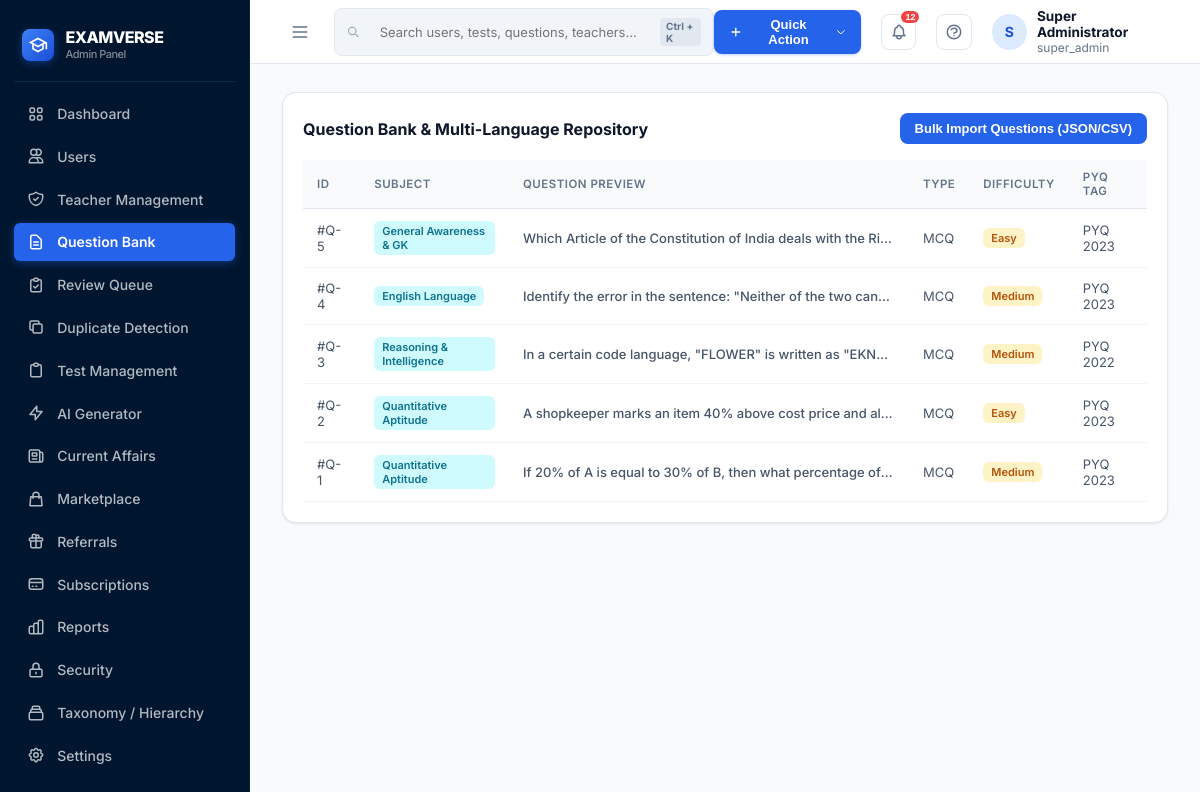
/admin/index.php?page=questions (signed in), run on the app's committed database.
### tables this page shows
CREATE TABLE IF NOT EXISTS `questions` (
    `id` INT AUTO_INCREMENT PRIMARY KEY,
    `subject_id` INT NOT NULL,
    `chapter_id` INT NULL,
    `topic_id` INT NULL,
    `question_type` ENUM('MCQ', 'NUMERICAL') DEFAULT 'MCQ',
    `difficulty` ENUM('easy', 'medium', 'hard') DEFAULT 'medium',
    `pyq_year` INT NULL,
    `pyq_shift` VARCHAR(50) NULL,
    `status` ENUM('draft', 'review', 'published') DEFAULT 'published',
    `created_at` TIMESTAMP DEFAULT CURRENT_TIMESTAMP,
    FOREIGN KEY (`subject_id`) REFERENCES `subjects`(`id`) ON DELETE CASCADE,
    FOREIGN KEY (`chapter_id`) REFERENCES `chapters`(`id`) ON DELETE SET NULL,
    FOREIGN KEY (`topic_id`) REFERENCES `topics`(`id`) ON DELETE SET NULL
);

CREATE TABLE IF NOT EXISTS `subjects` (
    `id` INT AUTO_INCREMENT PRIMARY KEY,
    `name` VARCHAR(100) NOT NULL,
    `code` VARCHAR(50) UNIQUE,
    `created_at` TIMESTAMP DEFAULT CURRENT_TIMESTAMP
);

CREATE TABLE IF NOT EXISTS `question_translations` (
    `id` INT AUTO_INCREMENT PRIMARY KEY,
    `question_id` INT NOT NULL,
    `language` VARCHAR(10) NOT NULL DEFAULT 'en',
    `question_text` LONGTEXT NOT NULL,
    `solution_text` LONGTEXT,
    `shortcut_text` LONGTEXT,
    FOREIGN KEY (`question_id`) REFERENCES `questions`(`id`) ON DELETE CASCADE,
    UNIQUE KEY `q_lang` (`question_id`, `language`)
);

### admin/pages/questions.php (the view, shortened to what this page needs)
<?php
$db = Database::getConnection();
$questions = $db->query("
    SELECT q.id, q.question_type, q.difficulty, q.pyq_year, s.name as subject_name, qt.question_text
    FROM questions q
    JOIN subjects s ON q.subject_id = s.id
    LEFT JOIN question_translations qt ON q.id = qt.question_id AND qt.language = 'en'
    ORDER BY q.id DESC
")->fetchAll();
?>
<div class="table-card">
    <div class="table-header">
        <div class="table-title">Question Bank & Multi-Language Repository</div>
        <button class="btn btn-primary" onclick="document.getElementById('import-modal').style.display='block'">Bulk Import Questions (JSON/CSV)</button>
    </div>
    <table>
        <thead>
            <tr>
                <th>ID</th>
                <th>Subject</th>
                <th>Question Preview</th>
                <th>Type</th>
                <th>Difficulty</th>
                <th>PYQ Tag</th>
            </tr>
        </thead>
        <tbody>
            <?php foreach ($questions as $q): ?>
                <tr>
                    <td>#Q-<?php echo $q['id']; ?></td>
                    <td><span class="badge badge-info"><?php echo htmlspecialchars($q['subject_name']); ?></span></td>
                    <td style="max-width:400px; white-space:nowrap; overflow:hidden; text-overflow:ellipsis; font-weight:500;">
                        <?php echo htmlspecialchars($q['question_text'] ?? 'No text'); ?>
                    </td>
                    <td><?php echo $q['question_type']; ?></td>
                    <td><span class="badge badge-warning"><?php echo ucfirst($q['difficulty']); ?></span></td>
                    <td><?php echo $q['pyq_year'] ? 'PYQ '.$q['pyq_year'] : 'Mock'; ?></td>
                </tr>
            <?php endforeach; ?>
        </tbody>
    </table>
</div>

### admin/index.php (shortened to what this page needs)
<?php
$currentAdmin = $_SESSION['admin_user'] ?? [
    'username' => 'admin',
    'full_name' => 'Super Administrator',
    'email' => 'admin@examverse.com',
    'role' => 'super_admin'
];
$page = isset($_GET['page']) ? trim($_GET['page']) : 'dashboard';
?>
<!DOCTYPE html>
<html lang="en">
<head>
    <link rel="stylesheet" href="assets/style.css?v=<?php echo time(); ?>">
</head>
<body>
    <?php include __DIR__ . '/includes/sidebar.php'; ?>
    <div class="main-wrapper">
        <?php include __DIR__ . '/includes/header.php'; ?>
        <main class="content-body">
            <?php
            $filePath = __DIR__ . "/pages/{$page}.php";
            if (file_exists($filePath)) {
                include $filePath;
            } else {
                echo "<div class='table-card'>Page not found.</div>";
            }
            ?>
        </main>
    </div>
</body>
</html>

### admin/includes/sidebar.php (shortened to what this page needs)
<?php
$currentPage = isset($page) ? $page : 'dashboard';
?>
<aside class="sidebar" id="sidebar">
    <div class="brand">
        <div class="brand-icon">
            <svg fill="currentColor" viewBox="0 0 24 24" style="width:20px;height:20px;"><path d="M12 3L1 9l4 2.18v6L12 21l7-3.82v-6l2-1.09V17h2V9L12 3zm6.82 6L12 12.72 5.18 9 12 5.28 18.82 9zM17 15.99l-5 2.73-5-2.73v-3.72L12 15l5-2.73v3.72z"/></svg>
        </div>
        <div>
            <div style="font-weight:800;font-size:16px;line-height:1.2;">EXAMVERSE</div>
            <div style="font-size:11px;color:rgba(255,255,255,0.5);font-weight:500;">Admin Panel</div>
        </div>
    </div>
    <ul class="nav-menu">
        <li>
            <a href="index.php?page=dashboard" class="nav-link <?php echo $currentPage==='dashboard'?'active':'';?>">
                Dashboard
            </a>
        </li>
        <li>
            <a href="index.php?page=users" class="nav-link <?php echo $currentPage==='users'?'active':'';?>">
                <svg fill="none" stroke="currentColor" viewBox="0 0 24 24"><path stroke-linecap="round" stroke-linejoin="round" stroke-width="2" d="M12 4.354a4 4 0 110 5.292M15 21H3v-1a6 6 0 0112 0v1zm0 0h6v-1a6 6 0 00-9-5.197M13 7a4 4 0 11-8 0 4 4 0 018 0z"/></svg>
                Users
            </a>
        </li>
        <li>
            <a href="index.php?page=teacher_applications" class="nav-link <?php echo $currentPage==='teacher_applications'?'active':'';?>">
                Teacher Management
            </a>
        </li>
        <li>
            <a href="index.php?page=questions" class="nav-link <?php echo in_array($currentPage, ['questions','question_bank'])?'active':'';?>">
                <svg fill="none" stroke="currentColor" viewBox="0 0 24 24"><path stroke-linecap="round" stroke-linejoin="round" stroke-width="2" d="M9 12h6m-6 4h6m2 5H7a2 2 0 01-2-2V5a2 2 0 012-2h5.586a1 1 0 01.707.293l5.414 5.414a1 1 0 01.293.707V19a2 2 0 01-2 2z"/></svg>
                Question Bank
            </a>
        </li>
        <li>
            <a href="index.php?page=question_review" class="nav-link <?php echo $currentPage==='question_review'?'active':'';?>">
                <svg fill="none" stroke="currentColor" viewBox="0 0 24 24"><path stroke-linecap="round" stroke-linejoin="round" stroke-width="2" d="M9 5H7a2 2 0 00-2 2v12a2 2 0 002 2h10a2 2 0 002-2V7a2 2 0 00-2-2h-2M9 5a2 2 0 002 2h2a2 2 0 002-2M9 5a2 2 0 012-2h2a2 2 0 012 2m-6 9l2 2 4-4"/></svg>
                Review Queue
            </a>
        </li>
        <li>
            <a href="index.php?page=question_duplicates" class="nav-link <?php echo $currentPage==='question_duplicates'?'active':'';?>">
                <svg fill="none" stroke="currentColor" viewBox="0 0 24 24"><path stroke-linecap="round" stroke-linejoin="round" stroke-width="2" d="M8 16H6a2 2 0 01-2-2V6a2 2 0 012-2h8a2 2 0 012 2v2m-6 12h8a2 2 0 002-2v-8a2 2 0 00-2-2h-8a2 2 0 00-2 2v8a2 2 0 002 2z"/></svg>
                Duplicate Detection
            </a>
        </li>
        <li>
            <a href="index.php?page=tests" class="nav-link <?php echo $currentPage==='tests'?'active':'';?>">
                <svg fill="none" stroke="currentColor" viewBox="0 0 24 24"><path stroke-linecap="round" stroke-linejoin="round" stroke-width="2" d="M9 5H7a2 2 0 00-2 2v12a2 2 0 002 2h10a2 2 0 002-2V7a2 2 0 00-2-2h-2M9 5a2 2 0 002 2h2a2 2 0 002-2M9 5a2 2 0 012-2h2a2 2 0 012 2"/></svg>
                Test Management
            </a>
        </li>
        <li>
            <a href="index.php?page=ai_generator" class="nav-link <?php echo $currentPage==='ai_generator'?'active':'';?>">
                <svg fill="none" stroke="currentColor" viewBox="0 0 24 24"><path stroke-linecap="round" stroke-linejoin="round" stroke-width="2" d="M13 10V3L4 14h7v7l9-11h-7z"/></svg>
                AI Generator
            </a>
        </li>
        <li>
            <a href="index.php?page=cms" class="nav-link <?php echo $currentPage==='cms'?'active':'';?>">
                <svg fill="none" stroke="currentColor" viewBox="0 0 24 24"><path stroke-linecap="round" stroke-linejoin="round" stroke-width="2" d="M19 20H5a2 2 0 01-2-2V6a2 2 0 012-2h10a2 2 0 012 2v1m2 13a2 2 0 01-2-2V7m2 13a2 2 0 002-2V9a2 2 0 00-2-2h-2m-4-3H9M7 16h6M7 8h6v4H7V8z"/></svg>
                Current Affairs
            </a>
        </li>
        <li>
            <a href="index.php?page=marketplace" class="nav-link <?php echo $currentPage==='marketplace'?'active':'';?>">
                <svg fill="none" stroke="currentColor" viewBox="0 0 24 24"><path stroke-linecap="round" stroke-linejoin="round" stroke-width="2" d="M16 11V7a4 4 0 00-8 0v4M5 9h14l1 12H4L5 9z"/></svg>
                Marketplace
            </a>
        </li>
        <li>
            <a href="index.php?page=referrals" class="nav-link <?php echo $currentPage==='referrals'?'active':'';?>">
                <svg fill="none" stroke="currentColor" viewBox="0 0 24 24"><path stroke-linecap="round" stroke-linejoin="round" stroke-width="2" d="M12 8v13m0-13V6a2 2 0 112 2h-2zm0 0V5.5A2.5 2.5 0 109.5 8H12zm-7 4h14M5 12a2 2 0 110-4h14a2 2 0 110 4M5 12v7a2 2 0 002 2h10a2 2 0 002-2v-7"/></svg>
                Referrals
            </a>
        </li>
        <li>
            <a href="index.php?page=subscriptions" class="nav-link <?php echo $currentPage==='subscriptions'?'active':'';?>">
                <svg fill="none" stroke="currentColor" viewBox="0 0 24 24"><path stroke-linecap="round" stroke-linejoin="round" stroke-width="2" d="M3 10h18M7 15h1m4 0h1m-7 4h12a3 3 0 003-3V8a3 3 0 00-3-3H6a3 3 0 00-3 3v8a3 3 0 003 3z"/></svg>
                Subscriptions
            </a>
        </li>
        <li>
            <a href="index.php?page=audits" class="nav-link <?php echo $currentPage==='audits'?'active':'';?>">
                Reports
            </a>
        </li>
        <li>
            <a href="index.php?page=audits" class="nav-link">
                <svg fill="none" stroke="currentColor" viewBox="0 0 24 24"><path stroke-linecap="round" stroke-linejoin="round" stroke-width="2" d="M12 15v2m-6 4h12a2 2 0 002-2v-6a2 2 0 00-2-2H6a2 2 0 00-2 2v6a2 2 0 002 2zm10-10V7a4 4 0 00-8 0v4h8z"/></svg>
                Security
            </a>
        </li>
        <li>
            <a href="index.php?page=taxonomy" class="nav-link <?php echo $currentPage==='taxonomy'?'active':'';?>">
                <svg fill="none" stroke="currentColor" viewBox="0 0 24 24"><path stroke-linecap="round" stroke-linejoin="round" stroke-width="2" d="M19 11H5m14 0a2 2 0 012 2v6a2 2 0 01-2 2H5a2 2 0 01-2-2v-6a2 2 0 012-2m14 0V9a2 2 0 00-2-2M5 11V9a2 2 0 012-2m0 0V5a2 2 0 012-2h6a2 2 0 012 2v2M7 7h10"/></svg>
                Taxonomy / Hierarchy
            </a>
        </li>
        <li>
            <a href="index.php?page=settings" class="nav-link <?php echo $currentPage==='settings'?'active':'';?>">
                Settings
            </a>
        </li>
    </ul>
</aside>

### admin/includes/header.php (shortened to what this page needs)
<?php
$adminUser = isset($currentAdmin) ? $currentAdmin : ($_SESSION['admin_user'] ?? [
    'full_name' => 'Admin User',
    'email' => 'admin@examverse.com',
    'role' => 'Super Admin'
]);
$initial = strtoupper(substr($adminUser['full_name'] ?? 'A', 0, 1));
?>
<header class="top-bar">
    <div style="display:flex; align-items:center; gap:16px;">
        <button class="icon-button" id="toggle-sidebar-btn" style="border:none;">
            <svg fill="none" stroke="currentColor" viewBox="0 0 24 24" style="width:20px;height:20px;"><path stroke-linecap="round" stroke-linejoin="round" stroke-width="2" d="M4 6h16M4 12h16M4 18h16"/></svg>
        </button>
        <div class="search-box">
            <svg fill="none" stroke="currentColor" viewBox="0 0 24 24" style="width:16px;height:16px;color:#94a3b8;"><path stroke-linecap="round" stroke-linejoin="round" stroke-width="2" d="M21 21l-6-6m2-5a7 7 0 11-14 0 7 7 0 0114 0z"/></svg>
            <input type="text" placeholder="Search users, tests, questions, teachers...">
            <span class="search-shortcut">Ctrl + K</span>
        </div>
    </div>
    <div class="header-actions">
        <button class="btn-quick-action" onclick="alert('Quick Actions: Create Test, Add Question, Grant Pro, Review KYC');">
            <svg fill="none" stroke="currentColor" viewBox="0 0 24 24" style="width:16px;height:16px;"><path stroke-linecap="round" stroke-linejoin="round" stroke-width="2" d="M12 6v6m0 0v6m0-6h6m-6 0H6"/></svg>
            Quick Action
            <svg fill="none" stroke="currentColor" viewBox="0 0 24 24" style="width:12px;height:12px;margin-left:2px;"><path stroke-linecap="round" stroke-linejoin="round" stroke-width="2" d="M19 9l-7 7-7-7"/></svg>
        </button>
        <button class="icon-button" title="Notifications">
            <span class="icon-badge">12</span>
        </button>
        <button class="icon-button" title="Help & Docs">
        </button>
        <div class="user-profile" onclick="if(confirm('Log out from Admin Panel?')) window.location.href='login.php?action=logout';">
            <div class="avatar" style="background:#dbeafe;color:#1d4ed8;display:flex;align-items:center;justify-content:center;font-weight:700;">
                <?php echo $initial; ?>
            </div>
            <div style="font-size:0.85rem;">
                <div style="font-weight:700;color:var(--text-primary);"><?php echo htmlspecialchars($adminUser['full_name']); ?></div>
                <div style="color:var(--text-muted);font-size:0.75rem;"><?php echo htmlspecialchars($adminUser['role'] ?? 'Super Admin'); ?></div>
            </div>
        </div>
    </div>
</header>

### data on the page
questions: id "5", subject.name "General Awareness & GK", question_translations.question_text "Which Article of the Constitution of India deals with the Ri…", question_type "MCQ", difficulty "Easy", pyq_year "2023"
questions: id "4", subject.name "English Language", question_translations.question_text "Identify the error in the sentence: \"Neither of the two can…", question_type "MCQ", difficulty "Medium", pyq_year "2023"
questions: id "3", subject.name "Reasoning & Intelligence", question_translations.question_text "In a certain code language, \"FLOWER\" is written as \"EKN…", question_type "MCQ", difficulty "Medium", pyq_year "2022"
questions: id "2", subject.name "Quantitative Aptitude", question_translations.question_text "A shopkeeper marks an item 40% above cost price and al…", question_type "MCQ", difficulty "Easy", pyq_year "2023"
questions: id "1", subject.name "Quantitative Aptitude", question_translations.question_text "If 20% of A is equal to 30% of B, then what percentage of…", question_type "MCQ", difficulty "Medium", pyq_year "2023"

### other printed values
$initial "S"
$adminUser['full_name'] "Super Administrator"
$adminUser['role'] "super_admin"
